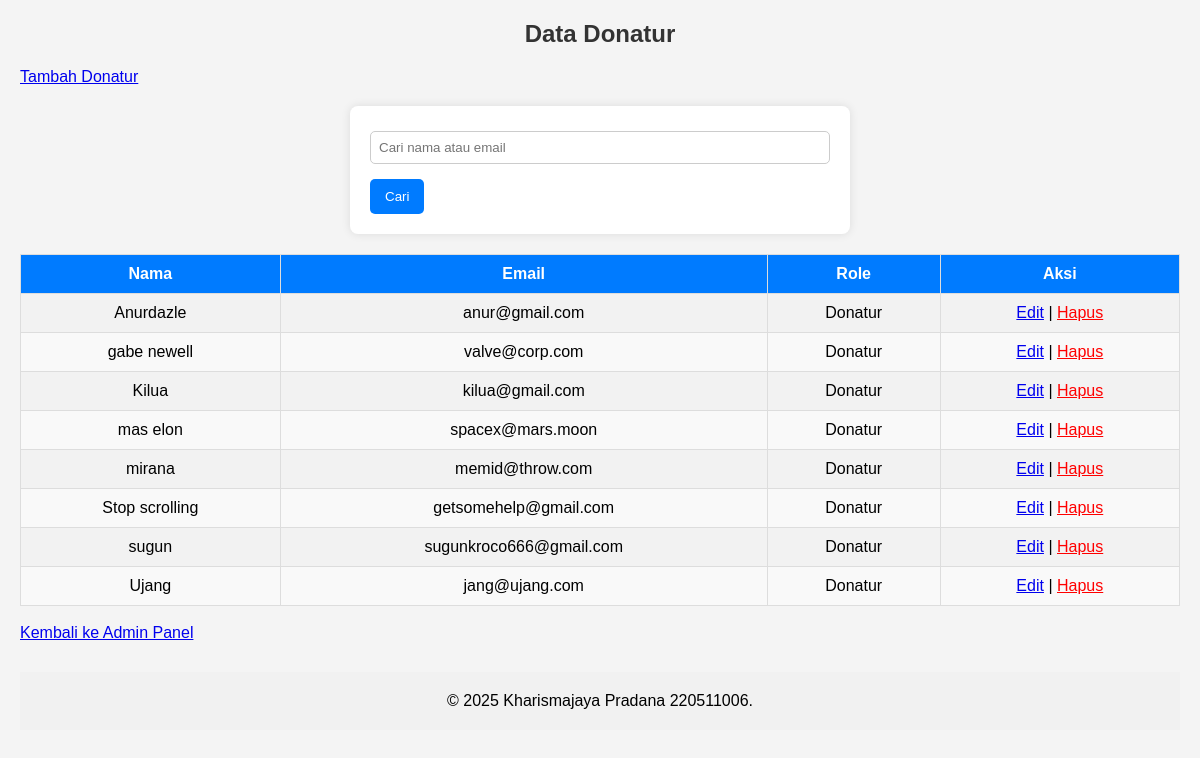
The app's page /data_donatur.php (signed in) with its own data.
### tables this page shows
CREATE TABLE `users` (
  `id` int(11) NOT NULL,
  `nama` varchar(100) NOT NULL,
  `email` varchar(100) NOT NULL,
  `password` varchar(255) NOT NULL,
  `role` enum('donatur','lembaga','admin') NOT NULL
);

### data_donatur.php (the view, shortened to what this page needs)
<?php
include 'db.php';
$search_query = "";
$donatur_result = mysqli_query($conn, "SELECT * FROM users WHERE role = 'donatur' $search_query ORDER BY nama ASC");
?>
<!DOCTYPE html>
<html lang="id">
<head>
    <link rel="stylesheet" href="style/data_donatur.css">
</head>
<body>
    <h2>Data Donatur</h2>
    <a href="tambah_donatur.php" class="add-btn">Tambah Donatur</a>
    <form method="GET">
        <input type="text" name="search" placeholder="Cari nama atau email" value="<?= isset($_GET['search']) ? $_GET['search'] : '' ?>">
        <button type="submit">Cari</button>
    </form>
    <table border="1">
        <tr>
            <th>Nama</th>
            <th>Email</th>
            <th>Role</th>
            <th>Aksi</th>
        </tr>
        <?php if (mysqli_num_rows($donatur_result) > 0) { ?>
            <?php while ($donatur = mysqli_fetch_assoc($donatur_result)) { ?>
            <tr>
                <td><?= $donatur['nama']; ?></td>
                <td><?= $donatur['email']; ?></td>
                <td><?= ucfirst($donatur['role']); ?></td>
                <td>
                    <a href="data_donatur.php?edit_id=<?= $donatur['id']; ?>">Edit</a> |
                    <a href="#" onclick="confirmDelete(<?= $donatur['id']; ?>)" style="color: red;">Hapus</a>
                </td>
            </tr>
            <?php } ?>
        <?php } else { ?>
            <tr>
                <td colspan="4" style="text-align: center; color: red;">Tidak ada data yang cocok dengan pencarian.</td>
            </tr>
        <?php } ?>
    </table>
    <br>
    <a href="admin.php">Kembali ke Admin Panel</a>
    <?php include 'footer.php'; ?>
</body>
</html>

### style/data_donatur.css (style rules this page uses)
* { margin: 0; padding: 0; box-sizing: border-box; font-family: Arial, sans-serif; }
body { background-color: #f4f4f4; padding: 20px; }
h2 { text-align: center; margin-bottom: 20px; color: #333; }
table { width: 100%; border-collapse: collapse; margin-top: 10px; background: white; }
table, th, td { border: 1px solid #ddd; }
th, td { padding: 10px; text-align: center; }
th { background-color: #007BFF; color: white; }
td { background-color: #f9f9f9; }
tr:nth-child(even) td { background-color: #f2f2f2; }
form { background: white; padding: 20px; border-radius: 8px; box-shadow: 0px 0px 10px rgba(0, 0, 0, 0.1); max-width: 500px; margin: 20px auto; }
input { width: 100%; padding: 8px; margin-top: 5px; margin-bottom: 15px; border: 1px solid #ccc; border-radius: 5px; }
button { background-color: #007BFF; color: white; border: none; padding: 10px 15px; border-radius: 5px; cursor: pointer; transition: 0.3s; }

### records on screen
users: nama "Anurdazle", email "anur@gmail.com", role "Donatur"
users: nama "gabe newell", email "valve@corp.com", role "Donatur"
users: nama "Kilua", email "kilua@gmail.com", role "Donatur"
users: nama "mas elon", email "spacex@mars.moon", role "Donatur"
users: nama "mirana", email "memid@throw.com", role "Donatur"
users: nama "Stop scrolling", email "getsomehelp@gmail.com", role "Donatur"
users: nama "sugun", email "sugunkroco666@gmail.com", role "Donatur"
users: nama "Ujang", email "jang@ujang.com", role "Donatur"
